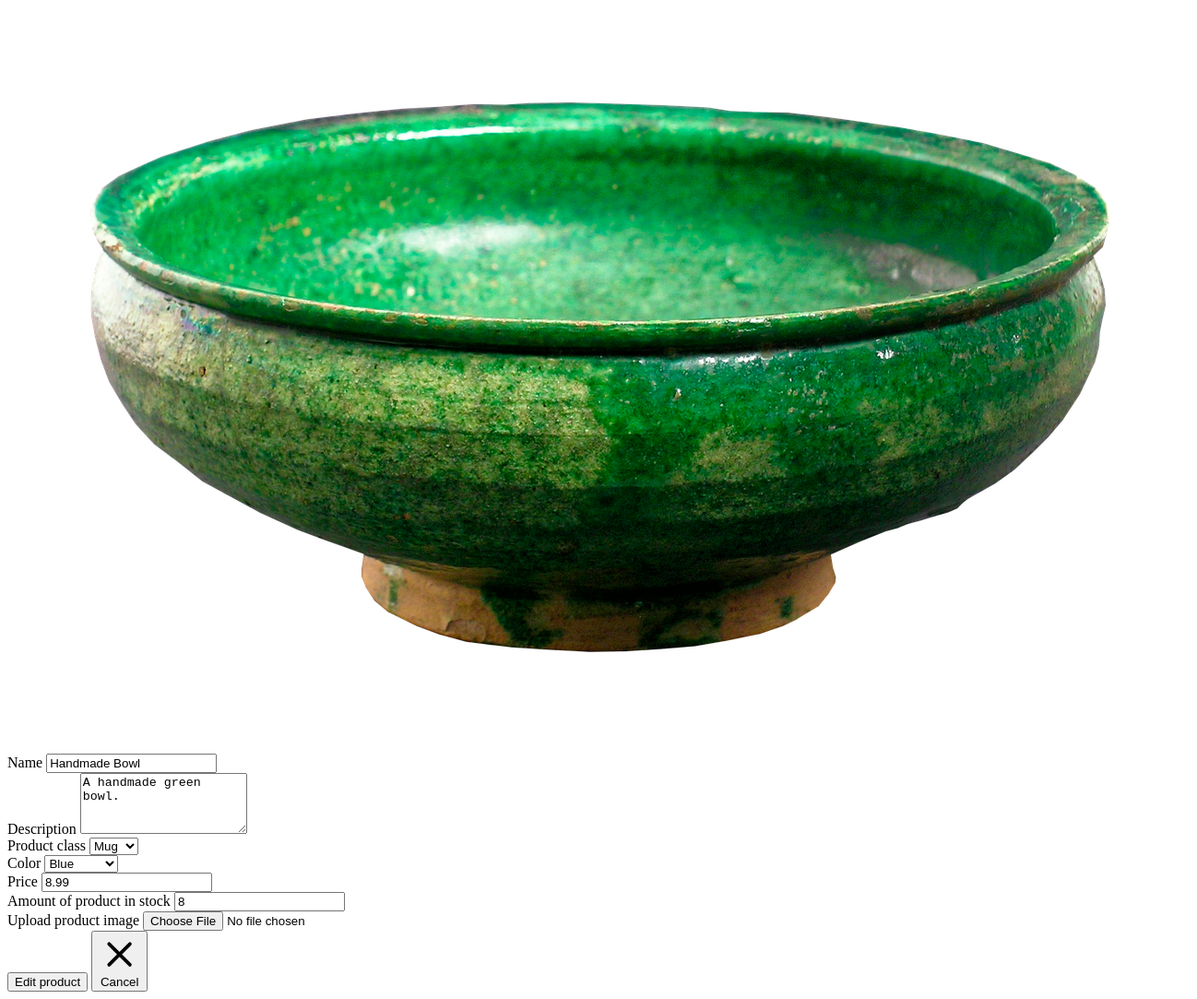
Before: /get_edit_drawer/6/ with the older database file.
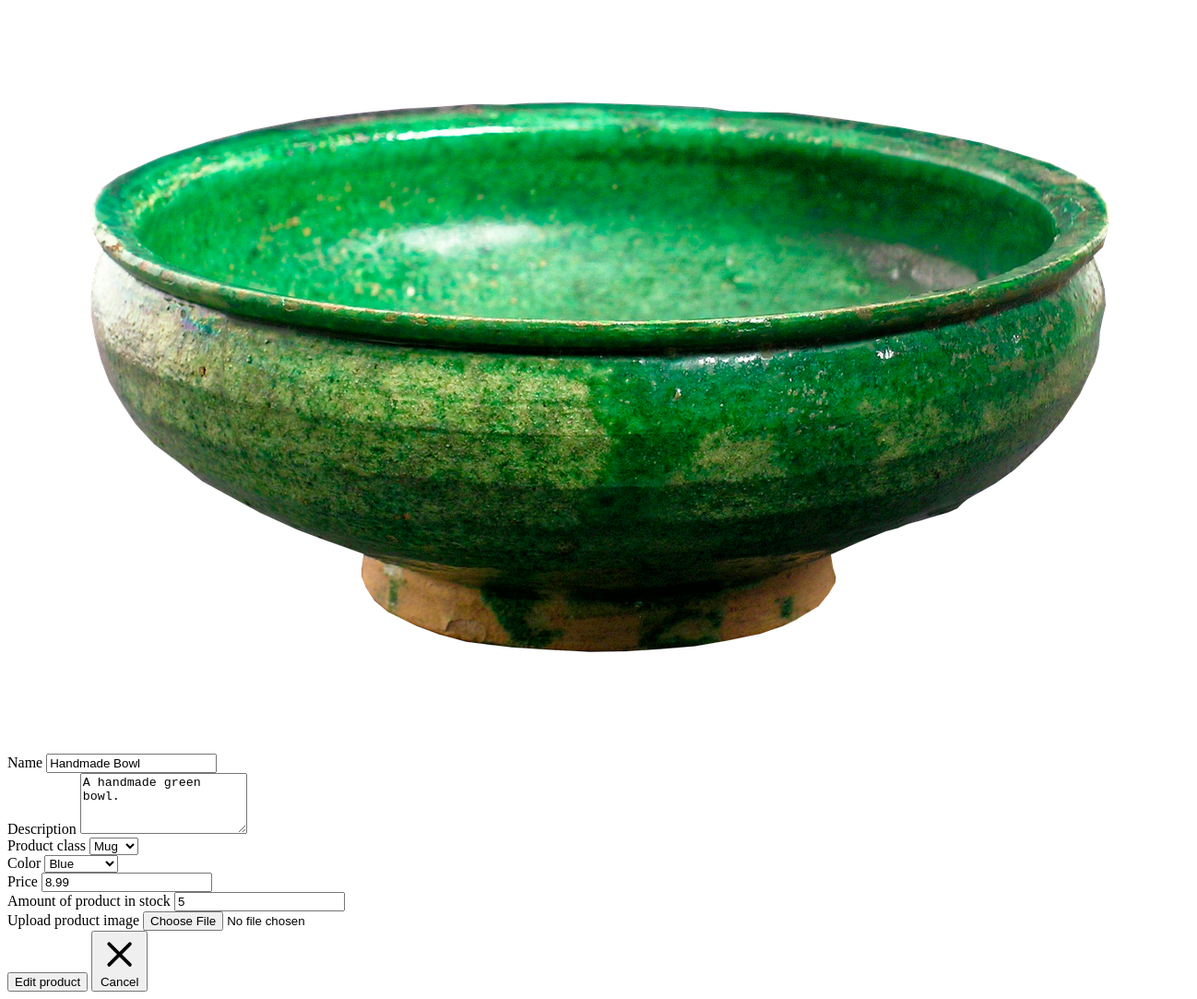
After: the same page with the newer database file.
### dashboard/models.py (models this page shows, shortened)
class Item(models.Model):
    productclass = models.ForeignKey(ProductClass, on_delete=models.CASCADE)
    description = models.CharField(max_length=400)
    id = models.BigIntegerField().primary_key=True
    amount_instock = models.PositiveBigIntegerField(default=1)
    color = models.ForeignKey(Color, on_delete=models.CASCADE)
    image = models.ImageField(upload_to="uploads/")
    price = models.FloatField(default=0)
    name = models.CharField(max_length=100, default="name") # TODO: Maybe remove default="name"????

### dashboard/views.py (the view)
# urls.py: path('get_edit_drawer/<int:item_id>/', views.get_edit_drawer, name='get_edit_drawer'),
def get_edit_drawer(request, item_id):
    item_to_be_edited = Item.objects.get(pk=item_id)
    classes = ProductClass.objects.all()
    item_class_id = ProductClass.objects.get(name=item_to_be_edited.productclass)
    colors = Color.objects.all()
    context = {'item_to_be_edited': item_to_be_edited,"classes": classes, "item_class_id": item_class_id,"colors": colors}
    edit_drawer_content = render_to_string('dashboard/edit_drawer.html', context)
    return HttpResponse(edit_drawer_content)

### dashboard/models.py (called while the page is built)
    def __str__(self):
        return self.name

    def __str__(self):
        return self.color

### dashboard/templates/dashboard/edit_drawer.html (shortened to what this page needs)
<div class="space-y-4">
    <div>
        {% if item_to_be_edited.image %}
        <img src="{{ item_to_be_edited.image.url }}" alt="Current Image" id="current-image">
        {% else %}
        <p>No image available</p>
        {% endif %}
    </div>
    <div>
        <label for="name" class="block mb-2 text-sm font-medium text-indigo-950 dark:text-white">Name</label>
        <input type="text" name="name" id="name"
            class="bg-indigo-50 border border-indigo-300 text-indigo-950 text-sm rounded-lg focus:ring-primary-600 focus:border-primary-600 block w-full p-2.5 dark:bg-indigo-700 dark:border-indigo-600 dark:placeholder-indigo-400 dark:text-white dark:focus:ring-primary-500 dark:focus:border-primary-500"
            value="{{item_to_be_edited.name}}" required="">
    </div>
    <div>
        <label for="description"
            class="block mb-2 text-sm font-medium text-indigo-950 dark:text-white">Description</label>
        <textarea name="description" id="description" rows="4"
            class="block p-2.5 w-full text-sm text-indigo-950 bg-indigo-50 rounded-lg border border-indigo-300 focus:ring-primary-500
                focus:border-primary-500 dark:bg-indigo-700 dark:border-indigo-600 dark:placeholder-indigo-400 dark:text-white dark:focus:ring-primary-500 dark:focus:border-primary-500">{{item_to_be_edited.description}}</textarea>
    </div>
    <div>
        <label for="class" class="block mb-2 text-sm font-medium text-indigo-950 dark:text-white">Product
            class</label>
        <select name="class" id="class"
            class="bg-indigo-50 border border-indigo-300 text-indigo-950 text-sm rounded-lg focus:ring-primary-500 focus:border-primary-500 block w-full p-2.5
                dark:bg-indigo-700 dark:border-indigo-600 dark:placeholder-indigo-400 dark:text-white dark:focus:ring-primary-500 dark:focus:border-primary-500">
            {% for class in classes %}
            <option value="{{class.id}}">{{class}}</option>
            {% endfor %}
        </select>
    </div>
    <div>
        <label for="color" class="block mb-2 text-sm font-medium text-indigo-950 dark:text-white">Color</label>
        <select name="color" id="color"
            class="bg-indigo-50 border border-indigo-300 text-indigo-950 text-sm rounded-lg focus:ring-primary-500 focus:border-primary-500 block w-full p-2.5
                dark:bg-indigo-700 dark:border-indigo-600 dark:placeholder-indigo-400 dark:text-white dark:focus:ring-primary-500 dark:focus:border-primary-500">
            {% for color in colors %}
            <option value="{{color.id}}">{{color}}</option>
            {% endfor %}
        </select>
    </div>
    <div>
        <label for="price" class="block mb-2 text-sm font-medium text-indigo-950 dark:text-white">Price</label>
        <input type="number" step="0.01" name="price" id="price"
            class="bg-indigo-50 border border-indigo-300 text-indigo-950 text-sm rounded-lg focus:ring-primary-600 focus:border-primary-600
                block w-full p-2.5 dark:bg-indigo-700 dark:border-indigo-600 dark:placeholder-indigo-400 dark:text-white dark:focus:ring-primary-500 dark:focus:border-primary-500"
            value="{{item_to_be_edited.price}}" required="">
    </div>
    <div>
        <label for="amount_instock" class="block mb-2 text-sm font-medium text-indigo-950 dark:text-white">Amount
            of product in stock</label>
        <input type="number" name="amount_instock" id="amount_instock"
            class="bg-indigo-50 border border-indigo-300 text-indigo-950 text-sm rounded-lg focus:ring-primary-600 focus:border-primary-600
                block w-full p-2.5 dark:bg-indigo-700 dark:border-indigo-600 dark:placeholder-indigo-400 dark:text-white dark:focus:ring-primary-500 dark:focus:border-primary-500"
            value="{{item_to_be_edited.amount_instock}}" required="">
    </div>
    <div>
        <label class="block mb-2 text-sm font-medium text-indigo-950 dark:text-white" for="file_input">Upload
            product image</label>
        <input
            class="block w-full text-sm text-indigo-950 border border-indigo-300 rounded-lg cursor-pointer bg-indigo-50 dark:text-indigo-400 focus:outline-none dark:bg-indigo-700 dark:border-indigo-600 dark:placeholder-indigo-400"
            id="image" name="image" type="file" accept="image" onchange="document.getElementById('current-image').src = window.URL.createObjectURL(this.files[0])"/>
    </div>
    <div class=" left-0 flex justify-center w-full pb-4 space-x-4 md:px-4 md:absolute">
        <button type="submit" name="edit_product" class="inline-flex w-40 justify-center text-indigo-950 items-center bg-indigo-200 hover:bg-indigo-400 focus:ring-4 focus:outline-none focus:ring-primary-300
        rounded-lg border border-indigo-200 text-sm font-medium px-5 py-2.5 hover:text-indigo-950 focus:z-10 dark:bg-indigo-700 dark:text-indigo-300 dark:border-indigo-500 dark:hover:text-white
        dark:hover:bg-indigo-600 dark:focus:ring-indigo-600">
            Edit product
        </button>
        <button type="button" data-drawer-dismiss="edit_item" aria-controls="edit_item"
            class="inline-flex w-40 justify-center text-indigo-950 items-center bg-indigo-200 hover:bg-indigo-400 focus:ring-4 focus:outline-none focus:ring-primary-300
            rounded-lg border border-indigo-200 text-sm font-medium px-5 py-2.5 hover:text-indigo-950 focus:z-10 dark:bg-indigo-700 dark:text-indigo-300 dark:border-indigo-500 dark:hover:text-white
            dark:hover:bg-indigo-600 dark:focus:ring-indigo-600">
            <svg aria-hidden="true" class="w-5 h-5 -ml-1 sm:mr-1" fill="none" stroke="currentColor" viewBox="0 0 24 24"
                xmlns="http://www.w3.org/2000/svg">
                <path stroke-linecap="round" stroke-linejoin="round" stroke-width="2" d="M6 18L18 6M6 6l12 12">
                </path>
            </svg>
            Cancel
        </button>
    </div>
</div>

Changed rows visible on the page:
changed Item "Handmade Bowl": amount_instock "8" → "5"
